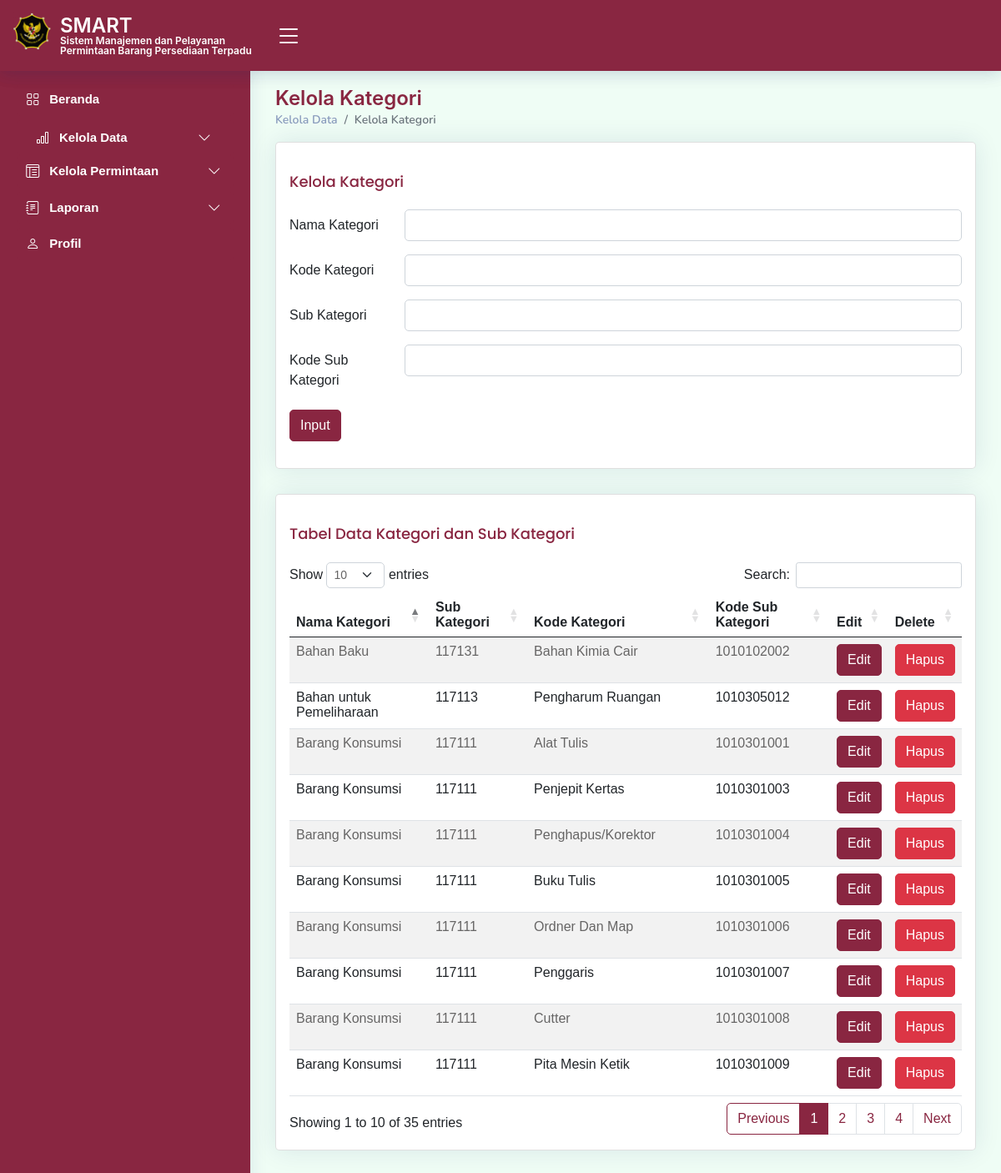
The page /kelolaKategori.php (signed in) on the database its author committed.
### tables this page shows
CREATE TABLE `tb_kategori` (
  `id_kategori` int(11) NOT NULL,
  `nama_kategori` varchar(50) NOT NULL,
  `kode_kategori` int(11) NOT NULL,
  `nama_sub_kategori` varchar(50) NOT NULL,
  `kode_sub_kategori` int(11) NOT NULL
);

### kelolaKategori.php (the view, shortened to what this page needs)
<?php
$namaLengkap = $_SESSION['nama_lengkap'];
?>
<!DOCTYPE html>
<html lang="en">
<head>
  <link href="assets/vendor/bootstrap/css/bootstrap.min.css" rel="stylesheet">
  <link href="assets/vendor/bootstrap-icons/bootstrap-icons.css" rel="stylesheet">
  <link href="assets/vendor/boxicons/css/boxicons.min.css" rel="stylesheet">
  <link href="assets/vendor/quill/quill.snow.css" rel="stylesheet">
  <link href="assets/vendor/quill/quill.bubble.css" rel="stylesheet">
  <link href="assets/vendor/remixicon/remixicon.css" rel="stylesheet">
  <link href="assets/vendor/simple-datatables/style.css" rel="stylesheet">
  <link rel="stylesheet" href="https://cdnjs.cloudflare.com/ajax/libs/twitter-bootstrap/5.2.0/css/bootstrap.min.css">
  <link rel="stylesheet" href="https://cdn.datatables.net/1.13.4/css/dataTables.bootstrap5.min.css">
  <link href="https://cdnjs.cloudflare.com/ajax/libs/font-awesome/5.10.0/css/all.min.css" rel="stylesheet">
  <link href="https://cdn.jsdelivr.net/npm/bootstrap-icons@1.4.1/font/bootstrap-icons.css" rel="stylesheet">
  <link href="assets/css/style.css" rel="stylesheet">
  <link href="assets/css/bootstrap.min.css" rel="stylesheet">
</head>
<body>
  <header id="header" class="header fixed-top d-flex align-items-center">
    <div class="d-flex align-items-center justify-content-between">
      <a href="index.html" class="logo d-flex align-items-center">
        <span class="htsimpan">SMART<br>
          <tb class="tbsmart">Sistem Manajemen dan Pelayanan Permintaan Barang Persediaan Terpadu</tb></span>
      </a>
    </div>
    <nav class="header-nav ms-auto">
      <ul class="d-flex align-items-center">
      <?php
      $con = db_connect();
      $barangHampirHabis = getBarangHampirHabis($con);
      $barangStokMinimal = getBarangStokMinimal($con);
      $totalNotifikasi = count($barangHampirHabis) + count($barangStokMinimal);
      ?>
      <li class="nav-item dropdown">
        <a class="nav-link nav-icon" href="#" data-bs-toggle="dropdown">
          <span class="badge bg-primary badge-number"><?php echo $totalNotifikasi; ?></span>
        </a>
      </li>
        <li class="nav-item dropdown pe-3">
          <a class="nav-link nav-profile d-flex align-items-center pe-0" href="#" data-bs-toggle="dropdown">
            <span class="d-none d-md-block dropdown-toggle ps-2"><?php echo $namaLengkap; ?></span>
          </a>
        </li>
      </ul>
    </nav>
  </header>
 <aside id="sidebar" class="sidebar">
<ul class="sidebar-nav" id="sidebar-nav">
  <li class="nav-item">
    <a class="nav-link " href="index.php">
      <i class="bi bi-grid"></i>
      <span>Beranda</span>
    </a>
  </li>
  <a class="nav-link collapsed" data-bs-target="#tables-nav" data-bs-toggle="collapse" href="#">
    <i class="bi bi-bar-chart"></i><span></span>Kelola Data</span><i class="bi bi-chevron-down ms-auto"></i>
  </a>
  <li class="nav-item">
        <a class="nav-link collapsed" data-bs-target="#icons-nav" data-bs-toggle="collapse" href="#">
          <i class="bi bi-layout-text-window-reverse"></i><span>Kelola Permintaan</span><i class="bi bi-chevron-down ms-auto"></i>
        </a>
      </li>
  <li class="nav-item">
    <a class="nav-link collapsed" data-bs-target="#forms-nav" data-bs-toggle="collapse" href="#">
      <i class="bi bi-journal-text"></i><span>Laporan</span><i class="bi bi-chevron-down ms-auto"></i>
    </a>
  </li>
  <li class="nav-item">
    <a class="nav-link collapsed" href="profil.php">
      <i class="bi bi-person"></i>
      <span>Profil</span>
    </a>
  </li>
</ul>
</aside>
  <main id="main" class="main">
    <div class="pagetitle">
      <h1>Kelola Kategori</h1>
      <nav>
        <ol class="breadcrumb">
          <li class="breadcrumb-item"><a href="index.html">Kelola Data</a></li>
          <li class="breadcrumb-item active">Kelola Kategori</li>
        </ol>
    </nav>
    </div>
        <div class="col-lg-12">
          <div class="card">
            <div class="card-body">
              <h5 class="card-title">Kelola Kategori</h5>
              <form action="tambahKategori.php" method="post">
                <div class="row mb-3">
                  <label for="barang" class="col-sm-2 col-form-label">Nama Kategori </label>
                  <div class="col-sm-10">
                    <input class="form-control" type="text" name="nama_kategori" id="barang" required>
                  </div>
                </div>
                <div class="row mb-3">
                  <label for="inputNumber" class="col-sm-2 col-form-label">Kode Kategori</label>
                  <div class="col-sm-10">
                    <input type="number" name="kode_kategori" class="form-control">
                  </div>
                </div>
                <div class="row mb-3">
                  <label for="barang" class="col-sm-2 col-form-label">Sub Kategori </label>
                  <div class="col-sm-10">
                    <input class="form-control" type="text" name="nama_sub_kategori" id="barang" required>
                  </div>
                </div>
                <div class="row mb-3">
                  <label for="inputNumber" class="col-sm-2 col-form-label">Kode Sub Kategori</label>
                  <div class="col-sm-10">
                    <input type="number" name="kode_sub_kategori" class="form-control">
                  </div>
                </div>
                <div class="row mb-3">
                  <div class="col-sm-10">
                    <button type="submit" class="btn btn-primary">Input</button>
                  </div>
                </div>
              </form>
            </div>
          </div>
    <section class="section">
      <div class="row">
        <div class="col-lg-12">
          <div class="card">
            <div class="card-body">
              <h5 class="card-title">Tabel Data Kategori dan Sub Kategori</h5>
              <table id="example" class="table table-striped" style="width:100%">
                <thead>
                <tr>
                  <th>Nama Kategori</th>
                  <th>Sub Kategori</th>
                  <th>Kode Kategori</th>
                  <th>Kode Sub Kategori</th>
                  <th>Edit</th>
                  <th>Delete</th>
                </tr>
                </thead>
                <tbody>
                        <?php
                        $con = db_connect();
                        $query = "SELECT nama_kategori, kode_kategori, nama_sub_kategori, kode_sub_kategori FROM tb_kategori";
                        $result = mysqli_query($con, $query);
                        while ($row = mysqli_fetch_assoc($result)) {
                          $namaKategori= $row['nama_kategori'];
                          $kodeKategori = $row['kode_kategori'];
                          $subKategori = $row['nama_sub_kategori'];
                          $kodeSubKategori = $row['kode_sub_kategori'];
                          echo "<tr>";
                          echo "<td>$namaKategori</td>";
                          echo "<td>$kodeKategori</td>";
                          echo "<td>$subKategori</td>";
                          echo "<td>$kodeSubKategori</td>";
                          echo "<td><button type='button' class='btn btn-primary' onclick='toggleEditPopup(\"$namaKategori\", \"$kodeKategori\", \"$subKategori\", \"$kodeSubKategori\")'>Edit</button></td>";
                          echo "<td><button type='button' class='btn btn-danger' onclick='confirmDelete(\"$subKategori\")'>Hapus</button></td>";
                          echo "</tr>";
                        }
                        ?>
              </tbody>
              </table>
            </div>
          </div>
        </div>
      </div>
    </section>
  </main>
  <header id="header" class="header fixed-top d-flex align-items-center">
    <div class="d-flex align-items-center justify-content-between">
      <a href="index.php" class="logo d-flex align-items-center">
        <img src="assets/img/logo2.png" alt="">
        <span class="htsimpan">SMART<br>
          <tb class="tbsmart">Sistem Manajemen dan Pelayanan Permintaan Barang Persediaan Terpadu</tb></span>
      </a>
      <i class="bi bi-list toggle-sidebar-btn"></i>
    </div>
</body>
</html>

### assets/css/style.css (style rules this page uses)
:root { scroll-behavior: smooth; }
body { font-family: "Open Sans", sans-serif; background: #f6f9ff; color: #444444; }
a { color: #892641; text-decoration: none; }
h1, h2, h3, h4, h5, h6 { font-family: "Nunito", sans-serif; }
#main { margin-top: 60px; padding: 20px 30px; transition: all 0.3s; }
.pagetitle { margin-bottom: 10px; }
.pagetitle h1 { font-size: 24px; margin-bottom: 0; font-weight: 600; color: #892641; }
.card { margin-bottom: 30px; border: none; border-radius: 5px; box-shadow: 0px 0 30px rgba(1, 41, 112, 0.1); }
.card-title { padding: 20px 0 15px 0; font-size: 18px; font-weight: 500; color: #892641; font-family: "Poppins", sans-serif; }
.card-body { padding: 0 20px 20px 20px; }
.breadcrumb { font-size: 14px; font-family: "Nunito", sans-serif; color: #899bbd; font-weight: 600; }
.breadcrumb a { color: #899bbd; transition: 0.3s; }
.breadcrumb .breadcrumb-item::before { color: #899bbd; }
.breadcrumb .active { color: #892641; font-weight: 600; }
.logo { line-height: 1; }
@media (min-width: 1200px) { .logo { width: 300px; } }
.logo img { position: relative; top: -5px; left: -4px; max-height: 45px; margin-right: 7px; }
.logo span { font-size: 24px; font-weight: 600; color: #fff; font-family: "Inter", sans-serif; }
.header { transition: all 0.5s; z-index: 997; height: 85px; box-shadow: 0px 2px 20px rgba(1, 41, 112, 0.1); background-color: #fff; padding-left: 20px; }
.header .toggle-sidebar-btn { font-size: 32px; padding-left: 10px; cursor: pointer; color: #fff; }
.header-nav ul { list-style: none; }
.header-nav > ul { margin: 0; padding: 0; }
.header-nav .nav-link { color: #fff; transition: 0.3; background: #892641; border-radius: 4px; }
.header-nav .nav-icon { font-size: 22px; color: #f6f9ff; margin-right: 24px; position: relative; }
.header-nav .nav-profile { color: #f6f9ff; }
.header-nav .nav-profile span { font-size: 14px; font-weight: 600; }
.header-nav .badge-number { position: absolute; inset: -2px -5px auto auto; font-weight: normal; font-size: 12px; padding: 4px 4px; background-color: #f6f9ff; }
.header-nav .dropdown-toggle { padding-right: 4px; }
.sidebar { position: fixed; top: 80px; left: 0; bottom: 0; width: 300px; z-index: 996; transition: all 0.3s; padding: 20px; overflow-y: auto; scrollbar-width: thin; scrollbar-color: #aab7cf transparent; box-shadow: 0px 0px 20px rgba(1, 41, 112, 0.1); background-color: #fff; }
@media (min-width: 1200px) { #main, #footer { margin-left: 300px; } }
.sidebar-nav { padding: 0; margin: 0; list-style: none; }
.sidebar-nav li { padding: 0; margin: 0; list-style: none; }
.sidebar-nav .nav-item { margin-bottom: 5px; }
.sidebar-nav .nav-link { display: flex; align-items: center; font-size: 15px; font-weight: 600; color: #fff; transition: 0.3; background: #892641; padding: 10px 15px; border-radius: 4px; }
.sidebar-nav .nav-link i { font-size: 16px; color: #fff; padding: 0 12px 0 8px; }
.sidebar-nav .nav-link.collapsed { color: #fff; background: #892641; }
.sidebar-nav .nav-link.collapsed i { color: #fff; }
.sidebar-nav .nav-link .bi-chevron-down { margin-right: 0; transition: transform 0.2s ease-in-out; }

### kelolaKategori.php (style rules this page uses)
.header { background-color: #892641; }
.sidebar { background-color: #892641; }
.tbsmart { font-size: 12px; margin-bottom: 0; font-weight: 600; color: #ffffff; }

### rows shown on the page
tb_kategori: nama_kategori "Barang Konsumsi", kode_kategori "117111", nama_sub_kategori "Alat Tulis", kode_sub_kategori "1010301001"
tb_kategori: nama_kategori "Barang Konsumsi", kode_kategori "117111", nama_sub_kategori "Penjepit Kertas", kode_sub_kategori "1010301003"
tb_kategori: nama_kategori "Barang Konsumsi", kode_kategori "117111", nama_sub_kategori "Penghapus/Korektor", kode_sub_kategori "1010301004"
tb_kategori: nama_kategori "Barang Konsumsi", kode_kategori "117111", nama_sub_kategori "Buku Tulis", kode_sub_kategori "1010301005"
tb_kategori: nama_kategori "Barang Konsumsi", kode_kategori "117111", nama_sub_kategori "Ordner Dan Map", kode_sub_kategori "1010301006"
tb_kategori: nama_kategori "Barang Konsumsi", kode_kategori "117111", nama_sub_kategori "Penggaris", kode_sub_kategori "1010301007"
tb_kategori: nama_kategori "Barang Konsumsi", kode_kategori "117111", nama_sub_kategori "Cutter", kode_sub_kategori "1010301008"
tb_kategori: nama_kategori "Barang Konsumsi", kode_kategori "117111", nama_sub_kategori "Pita Mesin Ketik", kode_sub_kategori "1010301009"
tb_kategori: nama_kategori "Bahan untuk Pemeliharaan", kode_kategori "117113", nama_sub_kategori "Pengharum Ruangan", kode_sub_kategori "1010305012"
tb_kategori: nama_kategori "Bahan Baku", kode_kategori "117131", nama_sub_kategori "Bahan Kimia Cair", kode_sub_kategori "1010102002"
